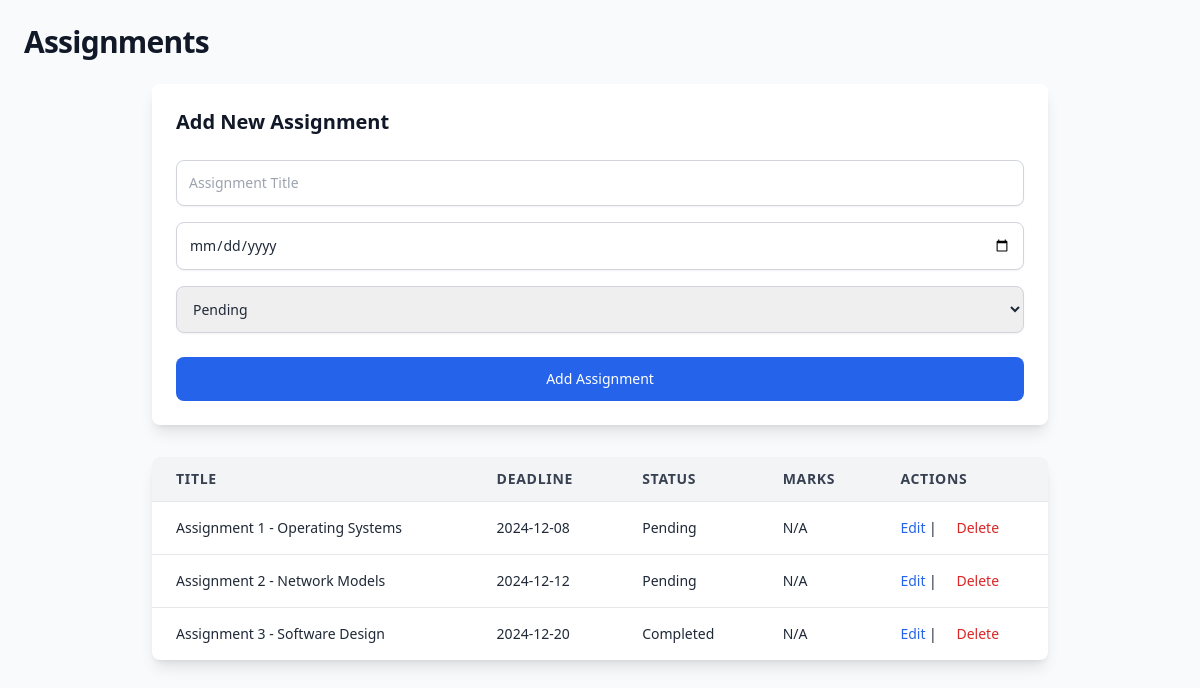
Screenshot of /src/assignment.php (signed in) with the database file from the repository.
### tables this page shows
CREATE TABLE assignments (
    id INT AUTO_INCREMENT PRIMARY KEY,
    user_id INT NOT NULL,
    title VARCHAR(100) NOT NULL,
    deadline DATE NOT NULL,
    status ENUM('Pending', 'Completed') NOT NULL DEFAULT 'Pending',
    FOREIGN KEY (user_id) REFERENCES users(id)
);

### src/assignment.php (the view, shortened to what this page needs)
<?php
require "./header.php";
$userId = $_SESSION['user']['id'];
$query = "SELECT * FROM assignments WHERE user_id = :user_id ORDER BY deadline ASC";
$stmt = $pdo->prepare($query);
$stmt->execute([':user_id' => $userId]);
$assignments = $stmt->fetchAll(PDO::FETCH_ASSOC);
?>
<!DOCTYPE html>
<html lang="en">
<head>
    <link href="../output.css" rel="stylesheet">
</head>
<body class="bg-gray-50 text-gray-800 font-sans p-6">
    <h2 class="text-3xl font-semibold text-gray-900 mb-6 tracking-tight">Assignments</h2>
    <form method="POST" class="mb-8 bg-white shadow-lg p-6 rounded-lg space-y-6 max-w-4xl mx-auto">
        <h3 class="text-xl font-semibold text-gray-900">Add New Assignment</h3>
        <div class="space-y-4">
            <input type="text" name="title" placeholder="Assignment Title" class="w-full p-3 border border-gray-300 rounded-lg shadow-sm focus:outline-none focus:ring-2 focus:ring-blue-500 text-sm" required>
            <input type="date" name="deadline" class="w-full p-3 border border-gray-300 rounded-lg shadow-sm focus:outline-none focus:ring-2 focus:ring-blue-500 text-sm" required>
            <select name="status" class="w-full p-3 border border-gray-300 rounded-lg shadow-sm focus:outline-none focus:ring-2 focus:ring-blue-500 text-sm">
                <option value="Pending">Pending</option>
            </select>
        </div>
        <button type="submit" name="add_assignment" class="w-full bg-blue-600 text-white py-3 rounded-lg text-sm hover:bg-blue-700 transition duration-300 ease-in-out focus:ring-2 focus:ring-blue-500">
            Add Assignment
        </button>
    </form>
    <div class="overflow-x-auto bg-white shadow-lg rounded-lg max-w-4xl mx-auto">
        <table class="w-full table-auto text-sm">
            <thead class="bg-gray-100 text-gray-700 uppercase tracking-wider">
                <tr>
                    <th class="px-6 py-3 text-left">Title</th>
                    <th class="px-6 py-3 text-left">Deadline</th>
                    <th class="px-6 py-3 text-left">Status</th>
                    <th class="px-6 py-3 text-left">Marks</th>
                    <th class="px-6 py-3 text-left">Actions</th>
                </tr>
            </thead>
            <tbody>
                <?php if (!empty($assignments)) : ?>
                    <?php foreach ($assignments as $assignment) : ?>
                        <tr class="border-t border-gray-200 hover:bg-gray-50 transition duration-200 ease-in-out">
                            <td class="px-6 py-4"><?= htmlspecialchars($assignment['title']) ?></td>
                            <td class="px-6 py-4"><?= htmlspecialchars($assignment['deadline']) ?></td>
                            <td class="px-6 py-4"><?= htmlspecialchars($assignment['status']) ?></td>
                            <td class="px-6 py-4"><?= htmlspecialchars($assignment['marks'] ?? 'N/A') ?></td>
                            <td class="px-6 py-4 space-x-4">
                                <form method="POST" class="inline">
                                    <button type="submit" name="edit_assignment" class="text-blue-600 hover:underline focus:outline-none transition duration-300 ease-in-out">Edit</button>
                                </form>
                                |
                                <form method="POST" class="inline">
                                    <button type="submit" name="delete_assignment" class="text-red-600 hover:underline focus:outline-none transition duration-300 ease-in-out">Delete</button>
                                </form>
                            </td>
                        </tr>
                    <?php endforeach; ?>
                <?php else : ?>
                    <tr>
                        <td colspan="5" class="text-center px-6 py-4 text-gray-600">No assignments found.</td>
                    </tr>
                <?php endif; ?>
            </tbody>
        </table>
    </div>
</body>
</html>

### rows the page displays
assignments: title "Assignment 1 - Operating Systems", deadline "2024-12-08", status "Pending", marks "N/A"
assignments: title "Assignment 2 - Network Models", deadline "2024-12-12", status "Pending", marks "N/A"
assignments: title "Assignment 3 - Software Design", deadline "2024-12-20", status "Completed", marks "N/A"
